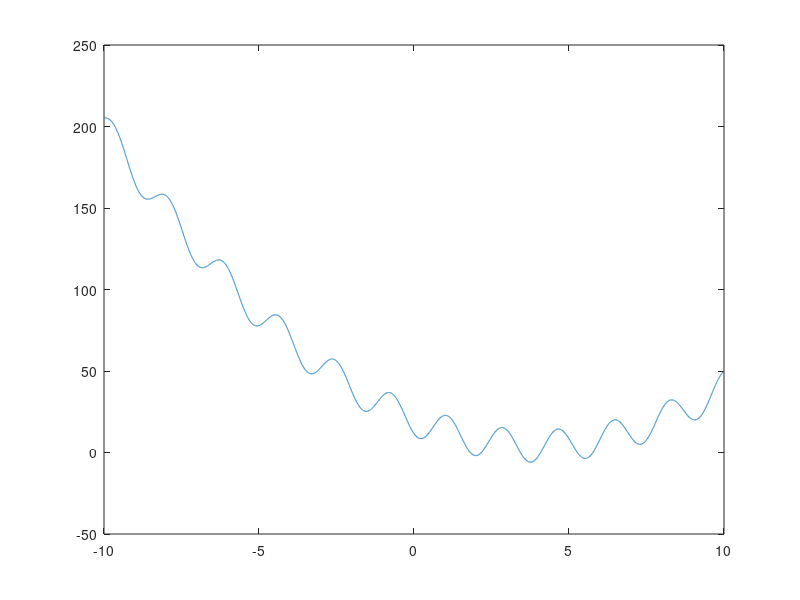

MATLAB code to generate this figure: (Note: this script raises an error after producing the figure.)
%% 1a - plotta f(x)

figure(1)

x = -10:.001:10;
y = x.^2 - (8 * x) - 10 * sin( (3.5 * x) + 1) + 20;

plot(x, y);





%% 1b - fixpunktiterationer

format long

function y = func1(x)
    y = x.^2 - (8 * x) - 10 * sin( (3.5 * x) + 1) + 20;
end

num_to_check = [1.81, 2.17, 3.44, 5.27, 5.77];
error_margin = 10^(-10);

for num = num_to_check
    iteration_array = fixpoint(num, error_margin);
    disp(['Starting Point: ', num2str(num), '   Total Iterations: ', num2str(length(iteration_array)-1, '%.11g'), '    Approximate root: ', num2str(iteration_array(end), '%.11g')]);
end

iteration_array = fixpoint(4.08, error_margin);
disp(['Starting Point: 4.08   Total Iterations: ', num2str(length(iteration_array)-1, '%.11g'), '    Approximate root: ', num2str(iteration_array(end), '%.11g')]);

fprintf('\nLast 10 |xn+1 - xn| values for starting point 5.77:\n')

for element = iteration_array(end-10:end)
    disp(element)
end






%% 1c - Newton

function y = func1_derivative(x)
    y = 2*x - 8  - 35 * cos( (3.5 * x) + 1);
end

function xn = newton_c(x, original_x, iteration, print_diff)
    xn = x - (func1(x)/func1_derivative(x));

    if print_diff == 1
        disp(abs(xn - x))
    end

    if abs(func1(xn)) > 10^(-10)
        iteration = iteration + 1;
        xn = newton_c(xn, original_x, iteration, print_diff);
    else
        disp(['Starting Point: ', num2str(original_x), '   Total Iterations: ', num2str(iteration, '%.11g'), '    Approximate root: ', num2str(xn, '%.11g')])
    end
end

for num = num_to_check
    iteration_array = newton(num, error_margin);
    disp(['Starting Point: ', num2str(num), '   Total Iterations: ', num2str(length(iteration_array)-1, '%.11g'), '    Approximate root: ', num2str(iteration_array(end), '%.11g')]);
end

iteration_array = newton(4.08, error_margin);
disp(['Starting Point: 4.08   Total Iterations: ', num2str(length(iteration_array)-1, '%.11g'), '    Approximate root: ', num2str(iteration_array(end), '%.11g')]);

fprintf('\n|xn+1 - xn| values for starting point 4.08:\n')

for element = iteration_array
    disp(element)
end





%% 1d - konvergensplottar

figure(2)

reference_x = newton(1.81, 10^(-16));
reference_x = reference_x(end);
% Reference Value of x: 1.815260247632966


function xit = fixpoint(x0,tau)

    max_iter = 1000;
    xit = x0;
    xn = x0;
    iter = 1;

    while abs(func1(xn)) > tau && max_iter > iter
        xn = 0.05 * (xn.^2 + (12*xn) - (10 * sin((3.5 * xn) + 1 ))) + 1;
        xit = [xit, xn];
        iter = iter + 1;
    end
end

function xit = newton(x0,tau)

    max_iter = 100;
    xit = x0;
    xn = x0;
    iter = 1;

    while abs(func1(xn)) > tau && max_iter > iter
        xn = xn - (func1(xn)/func1_derivative(xn));
        xit = [xit, xn];
        iter = iter + 1;
    end
end


e_newton_array = newton(1.81, 0.5*10^(-15));
e_fixpoint_array = fixpoint(1.81, 0.5*10^(-15));

semilogy(0:length(e_newton_array)-1, abs(e_newton_array-reference_x), '-o');
hold on;
semilogy(0:length(e_fixpoint_array)-1, abs(e_fixpoint_array-reference_x), '-o');

xlabel('Iteration Number');
ylabel('Error');

figure(3)

e_newton_array_n = e_newton_array(1:end-1);
e_fixpoint_array_n = e_fixpoint_array(1:end-1);

e_newton_array_n1 = e_newton_array(2:end);
e_fixpoint_array_n1 = e_fixpoint_array(2:end);

loglog(abs(e_newton_array_n-reference_x), abs(e_newton_array_n1-reference_x), '-o');
hold on;
loglog(abs(e_fixpoint_array_n-reference_x), abs(e_fixpoint_array_n1-reference_x), '-o');

xlabel('e_n');
ylabel('e_{n+1}');